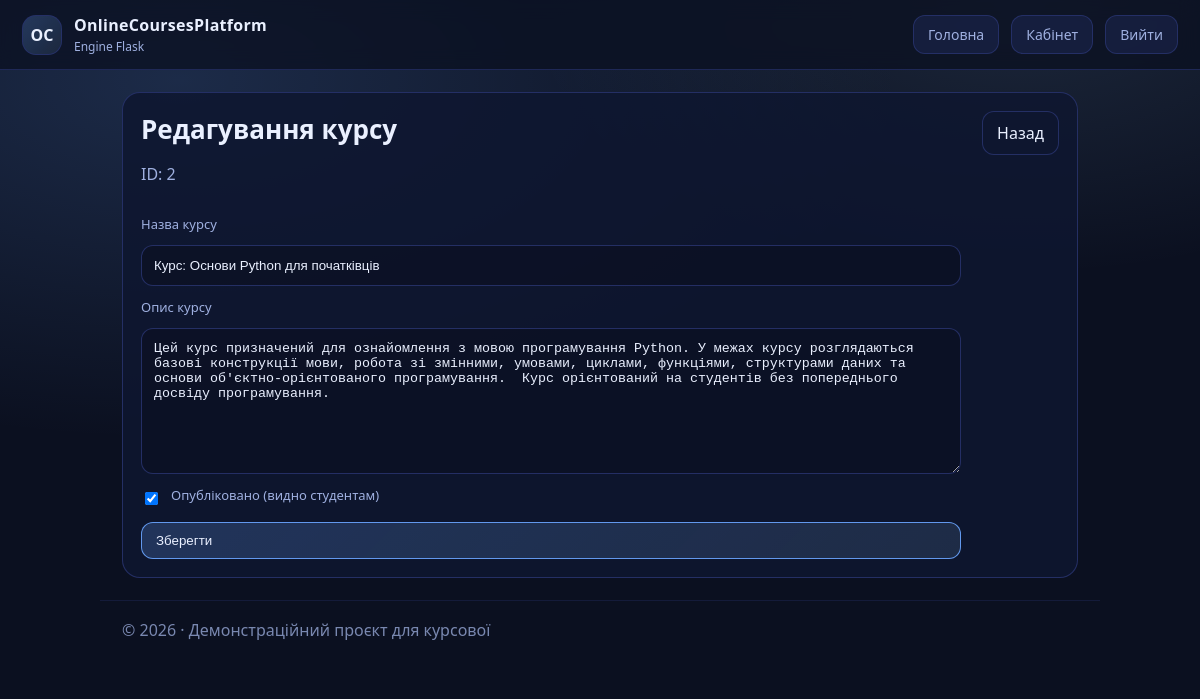
Before: /instructor/courses/2/edit (signed in) with the older database file.
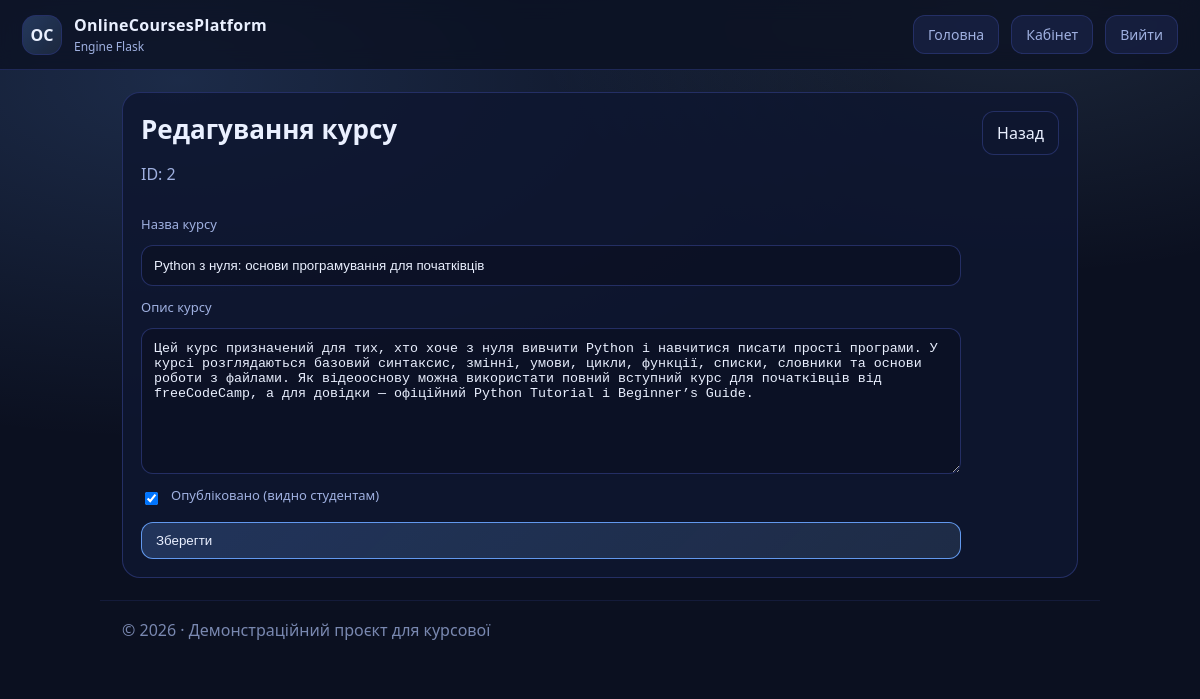
After: the same page with the newer database file.
### models.py (models this page shows)
class Course(db.Model):
    id = db.Column(db.Integer, primary_key=True)
    title = db.Column(db.String(200), nullable=False)
    description = db.Column(db.Text, nullable=True)
    teacher_id = db.Column(db.Integer, db.ForeignKey("user.id"), nullable=False)
    created_at = db.Column(db.DateTime, default=datetime.utcnow)
    is_published = db.Column(db.Boolean, default=True)

### routes.py (the view, shortened to what this page needs)
@app.route("/instructor/courses/<int:course_id>/edit", methods=["GET", "POST"])
@login_required
def instructor_edit_course(course_id):
    course = must_own_course(course_id)
    return render_template("instructor_edit_course.html", course=course)

### helpers.py (called while the page is built, shortened)
def require_teacher():
    if not current_user.is_authenticated or current_user.role != "teacher":
        abort(403)

def seed_once():
    db.create_all()
    if User.query.first():
        return

def must_own_course(course_id: int):
    require_teacher()
    course = Course.query.get_or_404(course_id)
    if course.teacher_id != current_user.id:
        abort(403)
    return course

### models.py (called while the page is built)
@login_manager.user_loader
def load_user(user_id):
    return User.query.get(int(user_id))

### routes.py (called while the page is built)
@app.before_request
def _seed():
    seed_once()

### templates/instructor_edit_course.html
{% extends "base.html" %}
{% block page_css %}
<link rel="stylesheet" href="{{ url_for('static', filename='css/instructor_edit.css') }}">
{% endblock %}
{% block content %}
<section class="panel">
  <div class="head">
    <div>
      <h1>Редагування курсу</h1>
      <p class="muted">ID: {{ course.id }}</p>
    </div>
    <a class="btn" href="{{ url_for('course_view', course_id=course.id) }}">Назад</a>
  </div>
  <form method="post" class="form">
    <div class="field">
      <label>Назва курсу</label>
      <input name="title" value="{{ course.title }}" required>
    </div>
    <div class="field">
      <label>Опис курсу</label>
      <textarea
        name="description"
        rows="8"
        placeholder="Оновіть опис курсу...">{{ course.description or "" }}</textarea>
    </div>
    <div class="field check">
      <input type="checkbox" name="is_published" {% if course.is_published %}checked{% endif %}>
      <label>Опубліковано (видно студентам)</label>
    </div>
    <button class="btn btn-primary" type="submit">Зберегти</button>
  </form>
</section>
{% endblock %}

Changed rows visible on the page:
changed Course id 2: title "Курс: Основи Python для початківців" → "Python з нуля: основи програмування для початківців"; description "Цей курс призначений для ознайомлення з мовою програмування Python. У межах курсу розглядаються базові конструкції мови, робота зі змінними, умовами, циклами, функціями, структурами даних та основи об'єктно-орієнтованого програмування. Курс орієнтований на студентів без попереднього досвіду програмування." → "Цей курс призначений для тих, хто хоче з нуля вивчити Python і навчитися писати прості програми. У курсі розглядаються базовий синтаксис, змінні, умови, цикли, функції, списки, словники та основи роботи з файлами. Як відеооснову можна використати повний вступний курс для початківців від freeCodeCamp, а для довідки — офіційний Python Tutorial і Beginner’s Guide."
